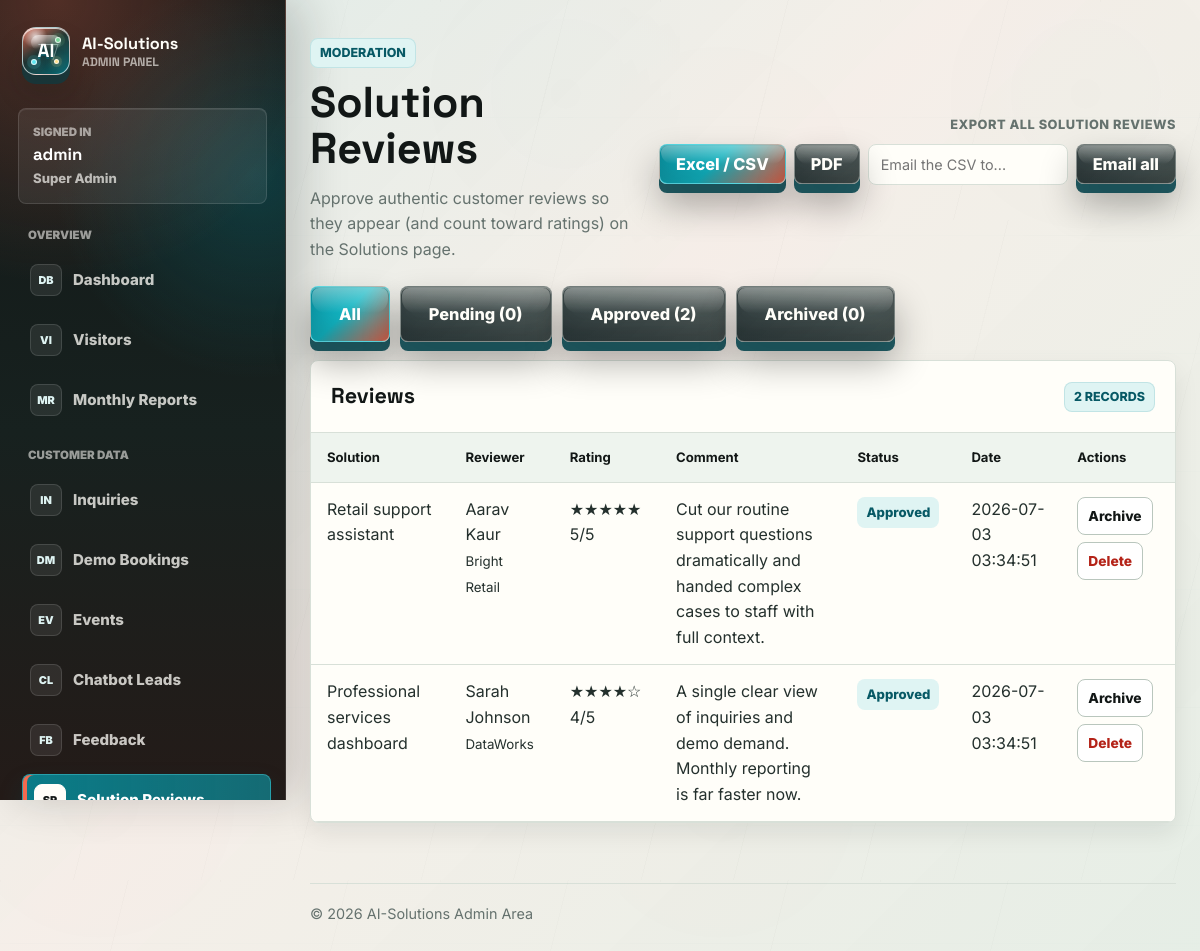
The page /admin/solution-reviews.php (signed in) on the database its author committed.
### tables this page shows
CREATE TABLE solution_reviews (
 id INT AUTO_INCREMENT PRIMARY KEY,
 solution_key VARCHAR(80) NOT NULL,
 solution_title VARCHAR(150) NOT NULL,
 reviewer_name VARCHAR(150) NOT NULL,
 email VARCHAR(150) NOT NULL,
 company_name VARCHAR(150) NULL,
 rating TINYINT UNSIGNED NOT NULL,
 comment TEXT NOT NULL,
 status VARCHAR(50) NOT NULL DEFAULT 'New',
 admin_note TEXT NULL,
 created_at DATETIME NOT NULL DEFAULT CURRENT_TIMESTAMP,
 updated_at DATETIME NULL,
 INDEX idx_solution_key (solution_key),
 INDEX idx_solution_status (status)
);

### includes/auth.php (called while the page is built, shortened)
<?php
require_once __DIR__ . '/functions.php';
function admin_name() { return $_SESSION['admin_username'] ?? 'Admin'; }
function admin_role() { return $_SESSION['admin_role'] ?? 'viewer'; }

### includes/functions.php (called while the page is built, shortened)
<?php
function e($value) {
    return htmlspecialchars((string) $value, ENT_QUOTES, 'UTF-8');
}

### includes/solutions.php (called while the page is built, shortened)
<?php
require_once __DIR__ . '/functions.php';
function solution_review_stars($rating) {
    $rating = max(0, min(5, (int) round($rating)));
    return str_repeat('★', $rating) . str_repeat('☆', 5 - $rating);
}

### admin/solution-reviews.php (the view, shortened to what this page needs)
<?php
require_once __DIR__ . '/../includes/auth.php';
require_once __DIR__ . '/../includes/solutions.php';
require_once __DIR__ . '/../includes/report-export.php';
$current_page = 'solution-reviews';
$filter = $_GET['status'] ?? '';
$valid_filters = ['New', 'Approved', 'Archived'];
$where = in_array($filter, $valid_filters, true) ? 'WHERE status = ?' : '';
$params = $where !== '' ? [$filter] : [];
$stmt = $pdo->prepare('SELECT * FROM solution_reviews ' . $where . ' ORDER BY created_at DESC');
$stmt->execute($params);
$reviews = $stmt->fetchAll();
$counts = [];
foreach ($pdo->query("SELECT status, COUNT(*) total FROM solution_reviews GROUP BY status")->fetchAll() as $row) {
    $counts[$row['status']] = (int) $row['total'];
}
include 'admin-header.php';
?>
<div class="admin-hero">
    <div>
        <span class="section-kicker">Moderation</span>
        <h1>Solution Reviews</h1>
        <p>Approve authentic customer reviews so they appear (and count toward ratings) on the Solutions page.</p>
    </div>
    <?= render_export_all_toolbar('reviews', 'solution reviews') ?>
</div>
<div class="filter-bar">
    <a class="btn <?= $filter === '' ? 'btn-primary' : 'btn-secondary' ?>" href="solution-reviews.php">All</a>
    <a class="btn <?= $filter === 'New' ? 'btn-primary' : 'btn-secondary' ?>" href="solution-reviews.php?status=New">Pending (<?= e($counts['New'] ?? 0) ?>)</a>
    <a class="btn <?= $filter === 'Approved' ? 'btn-primary' : 'btn-secondary' ?>" href="solution-reviews.php?status=Approved">Approved (<?= e($counts['Approved'] ?? 0) ?>)</a>
    <a class="btn <?= $filter === 'Archived' ? 'btn-primary' : 'btn-secondary' ?>" href="solution-reviews.php?status=Archived">Archived (<?= e($counts['Archived'] ?? 0) ?>)</a>
</div>
<div class="table-panel">
    <div class="table-header"><h2>Reviews</h2><span class="badge"><?= count($reviews) ?> records</span></div>
    <div class="table-responsive">
        <table>
            <thead><tr><th>Solution</th><th>Reviewer</th><th>Rating</th><th>Comment</th><th>Status</th><th>Date</th><th>Actions</th></tr></thead>
            <tbody>
            <?php foreach ($reviews as $r): ?>
                <tr>
                    <td><?= e($r['solution_title']) ?></td>
                    <td><?= e($r['reviewer_name']) ?><br><small><?= e($r['company_name'] ?? '') ?></small></td>
                    <td><?= e(solution_review_stars((int) $r['rating'])) ?> <?= e($r['rating']) ?>/5</td>
                    <td><?= e($r['comment']) ?></td>
                    <td><span class="status <?= e(strtolower($r['status'])) ?>"><?= e($r['status']) ?></span></td>
                    <td><?= e($r['created_at']) ?></td>
                    <td>
                        <div class="table-actions">
                            <?php if ($r['status'] !== 'Archived'): ?>
                                <form class="inline-form" method="post"><button class="action-link" type="submit">Archive</button></form>
                            <?php endif; ?>
                            <form class="inline-form" method="post" onsubmit="return confirm('Delete this review permanently?')"><button class="action-link action-delete" type="submit">Delete</button></form>
                        </div>
                    </td>
                </tr>
            <?php endforeach; ?>
            </tbody>
        </table>
    </div>
</div>
<?php include 'admin-footer.php'; ?>

### admin/admin-header.php (shortened to what this page needs)
<?php
require_once __DIR__ . '/../includes/functions.php';
require_once __DIR__ . '/../includes/auth.php';
$current_page = $current_page ?? '';
$admin_nav_groups = [
    'Overview' => [
        ['key' => 'dashboard', 'label' => 'Dashboard', 'href' => 'dashboard.php', 'icon' => 'DB'],
        ['key' => 'visitors', 'label' => 'Visitors', 'href' => 'visitors.php', 'icon' => 'VI'],
        ['key' => 'reports', 'label' => 'Monthly Reports', 'href' => 'monthly-report.php', 'icon' => 'MR'],
    ],
    'Customer Data' => [
        ['key' => 'inquiries', 'label' => 'Inquiries', 'href' => 'inquiries.php', 'icon' => 'IN'],
        ['key' => 'bookings', 'label' => 'Demo Bookings', 'href' => 'demo-bookings.php', 'icon' => 'DM'],
        ['key' => 'events', 'label' => 'Events', 'href' => 'event-registrations.php', 'icon' => 'EV'],
        ['key' => 'leads', 'label' => 'Chatbot Leads', 'href' => 'chatbot-leads.php', 'icon' => 'CL'],
        ['key' => 'feedback', 'label' => 'Feedback', 'href' => 'visitor-feedback.php', 'icon' => 'FB'],
        ['key' => 'solution-reviews', 'label' => 'Solution Reviews', 'href' => 'solution-reviews.php', 'icon' => 'SR'],
    ],
    'Website Content' => [
        ['key' => 'content', 'label' => 'Content Manager', 'href' => 'content.php', 'icon' => 'CM'],
        ['key' => 'content-text', 'label' => 'Site Text', 'href' => 'content-text.php', 'icon' => 'TX'],
    ],
    'Operations' => [
        ['key' => 'smtp', 'label' => 'SMTP', 'href' => 'smtp-settings.php', 'icon' => 'SM'],
        ['key' => 'outbox', 'label' => 'Outbox', 'href' => 'email-outbox.php', 'icon' => 'OB'],
        ['key' => 'records', 'label' => 'Records', 'href' => 'manage-records.php', 'icon' => 'RC'],
        ['key' => 'security', 'label' => 'Security (2FA)', 'href' => 'security.php', 'icon' => 'SC'],
        ['key' => 'activity', 'label' => 'Activity Log', 'href' => 'activity-log.php', 'icon' => 'AL'],
    ],
];
?>
<!DOCTYPE html>
<html lang="en">
<head>
    <link rel="stylesheet" href="../assets/css/style.css?v=<?= filemtime(__DIR__ . '/../assets/css/style.css') ?>">
</head>
<body class="admin-body">
<div class="admin-shell">
    <aside class="admin-sidebar" aria-label="Admin control panel">
        <a class="brand admin-sidebar-brand" href="dashboard.php" aria-label="AI-Solutions admin dashboard">
            <span class="brand-logo ai-brand-mark" aria-hidden="true">
                <span class="mark-core">AI</span>
                <span class="mark-node node-a"></span>
                <span class="mark-node node-b"></span>
                <span class="mark-node node-c"></span>
            </span>
            <span class="admin-brand-copy">
                <span class="admin-brand-name">AI-Solutions</span>
                <span class="admin-brand-label">Admin Panel</span>
            </span>
        </a>
        <div class="admin-user-card">
            <span>Signed in</span>
            <strong><?= e(admin_name()) ?></strong>
            <small><?= e(ucwords(str_replace('_', ' ', admin_role()))) ?></small>
        </div>
        <nav class="admin-sidebar-nav" aria-label="Admin navigation">
            <?php foreach ($admin_nav_groups as $group_label => $items): ?>
                <div class="admin-nav-group">
                    <span class="admin-nav-heading"><?= e($group_label) ?></span>
                    <?php foreach ($items as $item): ?>
                        <a class="<?= $current_page === $item['key'] ? 'active' : '' ?>" href="<?= e($item['href']) ?>" title="<?= e($item['label']) ?>">
                            <span class="admin-nav-icon" aria-hidden="true"><?= e($item['icon']) ?></span>
                            <span><?= e($item['label']) ?></span>
                        </a>
                    <?php endforeach; ?>
                </div>
            <?php endforeach; ?>
        </nav>
    </aside>
    <div class="admin-content">
        <main class="admin-main">

### includes/report-export.php (shortened to what this page needs)
<?php
require_once __DIR__ . '/functions.php';
function render_export_all_toolbar($type, $noun) {
    $type = e($type);
    $noun = e($noun);
    return '<div class="export-all" aria-label="Export all ' . $noun . '">'
        . '<span class="export-all-label">Export all ' . $noun . '</span>'
        . '<div class="export-all-actions">'
        . '<a class="btn btn-primary" href="export-records.php?type=' . $type . '&amp;format=csv">Excel / CSV</a>'
        . '<a class="btn btn-secondary" href="export-records.php?type=' . $type . '&amp;format=pdf">PDF</a>'
        . '<form class="export-all-email" method="post" action="export-records.php">'
        . csrf_field()
        . '<input type="hidden" name="action" value="email">'
        . '<input type="hidden" name="type" value="' . $type . '">'
        . '<input type="hidden" name="format" value="csv">'
        . '<input type="email" name="email" placeholder="Email the CSV to..." maxlength="180" aria-label="Email address to send the full export to">'
        . '<button class="btn btn-secondary" type="submit">Email all</button>'
        . '</form>'
        . '</div>'
        . '</div>';
}

### admin/admin-footer.php (shortened to what this page needs)
</main>
<footer class="admin-footer">
    <p>&copy; <?= date('Y') ?> AI-Solutions Admin Area</p>
</footer>
    </div>
</div>
</body>
</html>

### rows shown on the page
solution_reviews: solution_title "Retail support assistant", reviewer_name "Aarav Kaur", company_name "Bright Retail", rating "★★★★★", rating "5", comment "Cut our routine support questions dramatically and handed complex cases to staff with full context.", status "Approved", created_at "2026-07-03 03:34:51"
solution_reviews: solution_title "Professional services dashboard", reviewer_name "Sarah Johnson", company_name "DataWorks", rating "★★★★☆", rating "4", comment "A single clear view of inquiries and demo demand. Monthly reporting is far faster now.", status "Approved", created_at "2026-07-03 03:34:51"

### other values the page prints
admin_name() "admin"
str_replace('_', ' ', admin_role()) "Super Admin"
$group_label "OVERVIEW"
$item['icon'] "DB"
$item['label'] "Dashboard"
$item['icon'] "VI"
$item['label'] "Visitors"
$item['icon'] "MR"
$item['label'] "Monthly Reports"
$group_label "CUSTOMER DATA"
$item['icon'] "IN"
$item['label'] "Inquiries"
$item['icon'] "DM"
$item['label'] "Demo Bookings"
$item['icon'] "EV"
